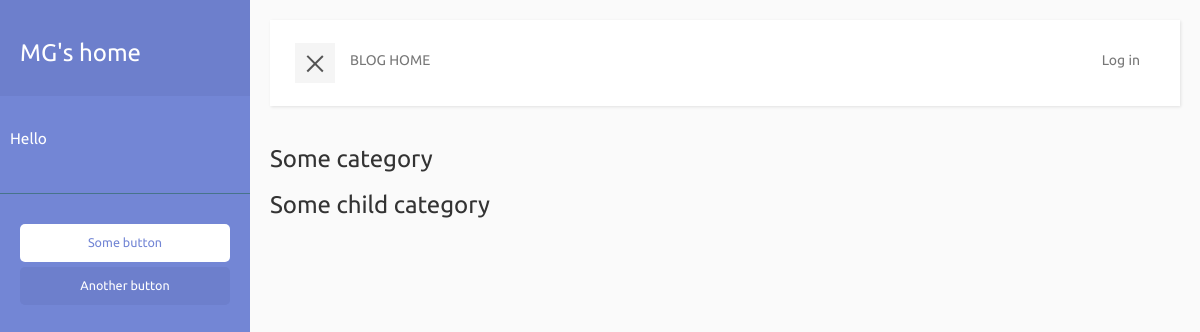
/blog/categories/, run on an earlier commit of the app's database.
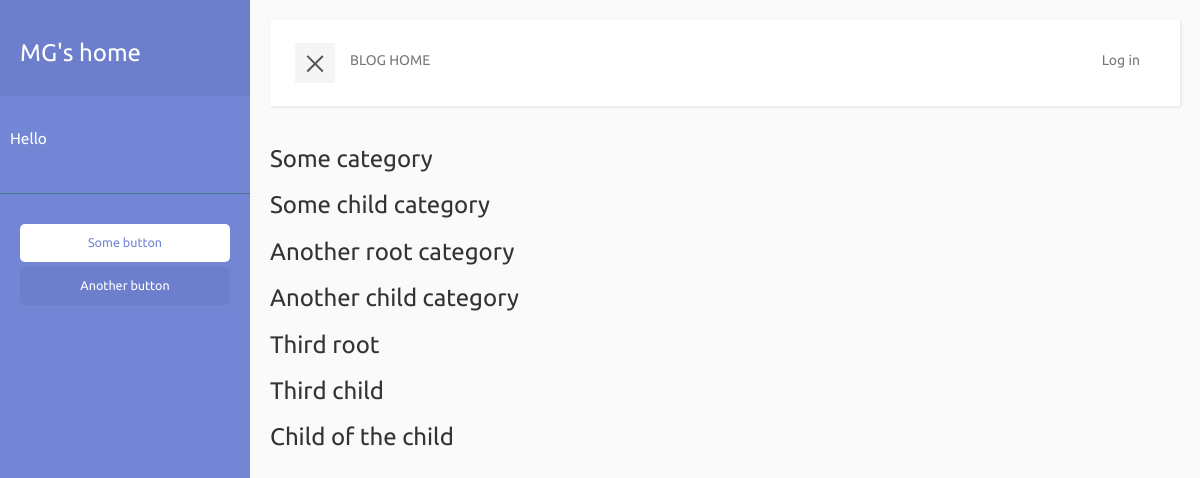
And on a later commit of the database.
### blog/models.py (models this page shows, shortened)
class Category(models.Model):
    bundle = models.ForeignKey('blog.CategoryBundle', blank=True, default=None, null=True)
    name = models.CharField(max_length=200)
    created_date = models.DateTimeField(default=timezone.now)

### blog/views.py (the view)
# urls.py: url(r'^blog/categories/$', views.category_list, name='category_list'),
def category_list(request):
    categories = get_category_list()
    bundles = get_category_bundle_list()
    return render(request, 'blog/category_list.html', {'categories': categories, 'category_bundles': bundles})

### blog/views.py (called while the page is built)
def get_category_list():
    categories = list(Category.objects.order_by('created_date'))
    return categories

def get_category_bundle_list():
    bundles = list(CategoryBundle.objects.order_by('created_date'))
    return bundles

### blog/templates/blog/category_list.html
{% extends 'blog/base.html' %}
{% block content %}
    <div class="wrapper">
        {% for category in categories %}
            <div>
                <h3>{{ category.name }}</h3>
            </div>
        {% endfor %}
    </div>
{% endblock %}

What changed in the data, as far as the page shows it:
added Category: name "Another root category"
added Category: name "Another child category"
added Category: name "Third root"
added Category: name "Third child"
added Category: name "Child of the child"
